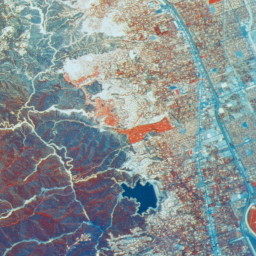
#> input picture Aerial.bmp, 256 x 256 px; its folder holds 4 pictures in this run
$ python imageMover.py
#> lines starting #> are read from the running program, lines starting #| are printed output that depends on the picture
import cv2
import glob
import shutil
import os
import numpy as np

#画像のサイズは200pxで統一
size = (200, 200)

name = []   #ファイル名
data = []   #ファイルのデータ
coordinates = []    #クリック時の座標

#移動先のフォルダを作成。LとRがそれぞれ左クリックと右クリックに対応。
os.makedirs('./L', exist_ok=True)
os.makedirs('./R', exist_ok=True)

#ファイルの読み込み
for file in glob.glob('*.bmp'):
    img = cv2.imread(file)
#> img is the input picture: shape (256, 256, 3); mean B, G, R 145.7, 144.1, 134.9
    img = cv2.resize(img, size)
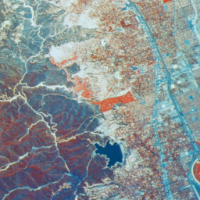
#> img: shape (200, 200, 3); mean B, G, R 145.5, 143.9, 134.8
    name.append(file)
    data.append(img)
#> pass 2 of the loop `for file in glob.glob('*.bmp'):`:
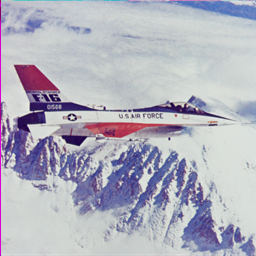
#> input picture Airplane.bmp, 256 x 256 px
#> img is the input picture: shape (256, 256, 3); mean B, G, R 190, 177.1, 177.4
#> `img = cv2.resize(img, size)`:
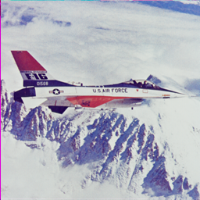
#> img: shape (200, 200, 3); mean B, G, R 189.9, 176.9, 177.2

#マウスクリック時に実行される関数
def click_event(event, x, y, flags, param):
    if event == cv2.EVENT_LBUTTONDOWN:
        coordinates[0:3] = [x, y, 'L']
    if event == cv2.EVENT_RBUTTONDOWN:
        coordinates[0:3] = [x, y, 'R']

#画像の枚数
hasWindow = len(data)

#画像の残り枚数が1枚以上の場合に実行
while hasWindow > 0:
    img = cv2.hconcat(data[:5])
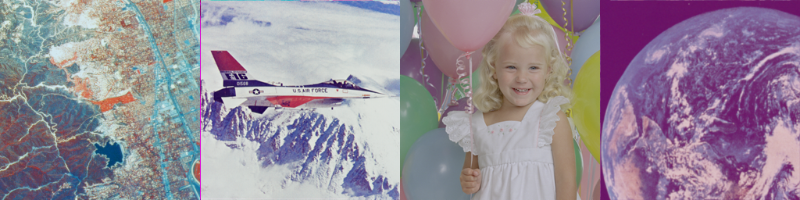
#> img: shape (200, 800, 3); mean of channels 0, 1, 2 152.7, 138.5, 149.6; drawn as B, G, R

    while(1):
        cv2.imshow('img', img)
        cv2.setMouseCallback("img", click_event) #クリック時

        #クリック時の座標を取得し、対応する画像を移動
        if len(coordinates) != 0:
            n = coordinates[0]//200
            shutil.move(name[n], coordinates[2]+'/'+name[n])
            print(F'フォルダ {coordinates[2]} に {name[n]} を移動しました')
            data.pop(n)
            name.pop(n)
            coordinates = []
            hasWindow -= 1 #画像の残り枚数を更新
            break

        #座標を初期化
        coordinates = []

        #キー入力があるか
        key = cv2.waitKey(100) & 0xff
#> (key Esc is pressed here)

        #キーボードかｘが押されたらウィンドウを閉じる
        if key != 255 or cv2.getWindowProperty('img', cv2.WND_PROP_AUTOSIZE) == -1:
            cv2.destroyAllWindows()
            exit()
#> (the program exits here)
